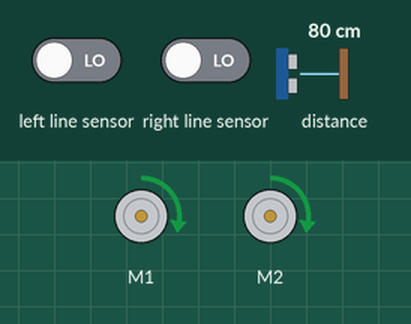
Simulated run of this program. Board: BBC micro:bit (MakeCode). On the bench: 2 × DC motor (green arrow = forward, orange = backward, longer = faster). The inputs (shaded band) are chosen by the test bench; at power-on: left line sensor LOW, distance to the obstacle 80 cm, right line sensor LOW.

Above: at 1.2 s.
1.3 s: left line sensor driven HIGH
At 1.53 s:
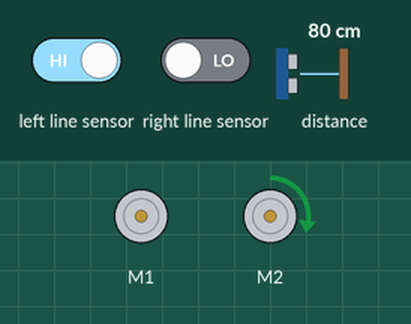
4.3 s: distance to the obstacle set to 12 cm
7.3 s: distance to the obstacle set to 9 cm
At 8.6 s:
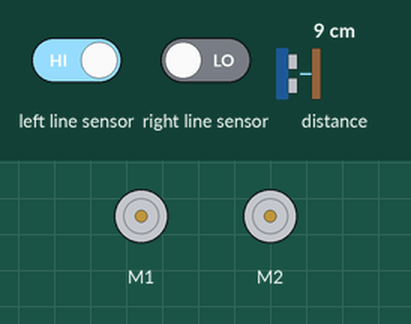
8.9 s: distance to the obstacle set to 18 cm
At 9.07 s:
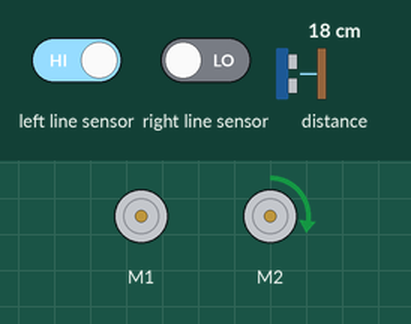
11.9 s: distance to the obstacle set to 2 cm
At 12.6 s:
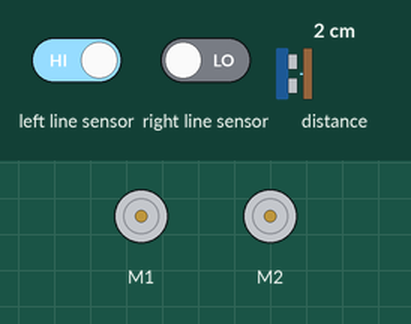
Timing chart, 0 to 14.5 s (numbered marks = the images above; inputs shaded):
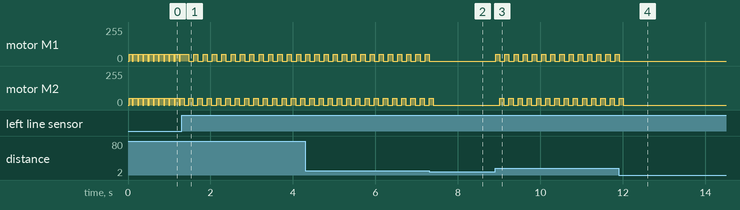

Measured:
- the behaviour switches between 11 and 10 cm on distance to the obstacle (found by bisection; images 1 and 2)
- after the input at 1.3 s, motor M1, motor M2: alternates forward 50/255 for 0.10 s and stopped for 0.13 s, starting after 0.17 s
- after the input at 7.3 s, motor M1: goes on until 7.3 s, then stays stopped; motor M2: goes on until 7.4 s, then stays stopped
- after the input at 8.9 s, motor M1: alternates forward 50/255 for 0.10 s and stopped for 0.12 s, starting at once; motor M2: alternates forward 50/255 for 0.10 s and stopped for 0.12 s, starting after 0.11 s
- after the input at 11.9 s, motor M1: goes on until 11.9 s, then stays stopped; motor M2: goes on until 12.0 s, then stays stopped
- by itself, motor M1, motor M2: alternates forward 50/255 for 0.10 s and stopped for 0.03 s

The program:

main.ts
```typescript
let velocidad = 50
basic.forever(function () {
    if (maqueen.Ultrasonic(PingUnit.Centimeters) > 10) {
        if (maqueen.readPatrol(maqueen.Patrol.PatrolLeft) == 0 && maqueen.readPatrol(maqueen.Patrol.PatrolRight) == 0) {
            maqueen.motorRun(maqueen.Motors.All, maqueen.Dir.CW, velocidad)
            basic.pause(100)
        }
        if (maqueen.readPatrol(maqueen.Patrol.PatrolLeft) == 1 && maqueen.readPatrol(maqueen.Patrol.PatrolRight) == 0) {
            maqueen.motorRun(maqueen.Motors.M1, maqueen.Dir.CW, velocidad)
            maqueen.motorStop(maqueen.Motors.M2)
            basic.pause(100)
            if (maqueen.readPatrol(maqueen.Patrol.PatrolRight) == 0 && maqueen.readPatrol(maqueen.Patrol.PatrolLeft) == 1) {
                maqueen.motorRun(maqueen.Motors.M2, maqueen.Dir.CW, velocidad)
                maqueen.motorStop(maqueen.Motors.M1)
                basic.pause(100)
            }
        }
        maqueen.motorStop(maqueen.Motors.All)
    } else {
        maqueen.motorStop(maqueen.Motors.All)
    }
})
```

test.ts
```typescript
// aquí va el archivo "tests"; esto no se compilará cuando este paquete se utilice como una extensión.
```
